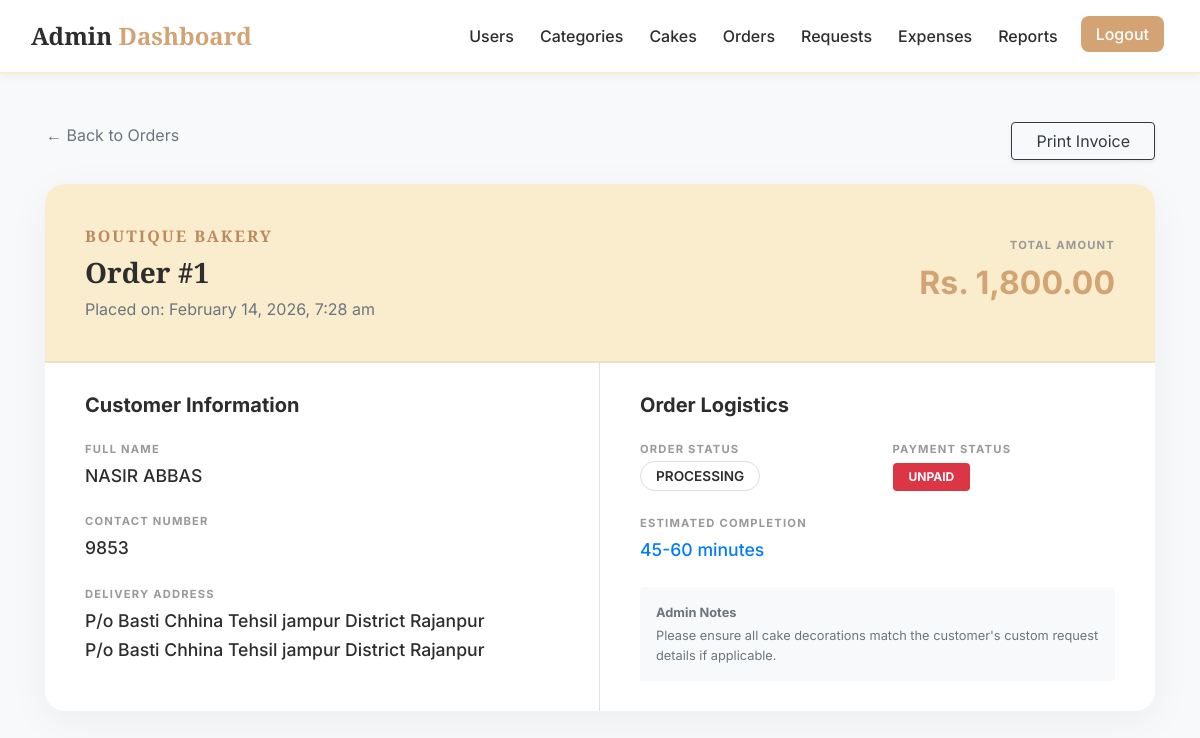
/admin/order_details.php?order_id=1 (signed in), run on the app's committed database.
### tables this page shows
CREATE TABLE `orders` (
  `order_id` int(11) NOT NULL,
  `user_id` int(11) NOT NULL,
  `total_amount` decimal(10,2) NOT NULL,
  `status` enum('processing','confirmed','dispatched','delivered','rejected') DEFAULT 'processing',
  `estimated_time` varchar(255) DEFAULT NULL,
  `payment_status` enum('unpaid','paid') DEFAULT 'unpaid',
  `name` varchar(255) NOT NULL,
  `address` text NOT NULL,
  `phone` varchar(20) NOT NULL,
  `created_at` timestamp NOT NULL DEFAULT current_timestamp()
);

### admin/order_details.php (the view, shortened to what this page needs)
<?php
include('config.php');
$order_id = intval($_GET['order_id']);
$stmt = $conn->prepare("SELECT * FROM Orders WHERE order_id = ?");
$stmt->bind_param("i", $order_id);
$stmt->execute();
$result = $stmt->get_result();
$order = $result->fetch_assoc();
?>
<!DOCTYPE html>
<html lang="en">
<head>
    <link rel="stylesheet" href="https://stackpath.bootstrapcdn.com/bootstrap/4.5.2/css/bootstrap.min.css">
</head>
<body>
<?php include('admin_navbar.php'); ?>
<div class="container mt-5 mb-5">
    <div class="row no-print mb-4">
        <div class="col-6">
            <a href="admin_orders.php" class="btn btn-link text-muted p-0">← Back to Orders</a>
        </div>
        <div class="col-6 text-right">
            <button onclick="window.print();" class="btn btn-outline-dark shadow-sm px-4">Print Invoice</button>
        </div>
    </div>
    <div class="invoice-card">
        <div class="invoice-header">
            <div class="row align-items-center">
                <div class="col-md-6">
                    <span class="invoice-brand text-uppercase" style="letter-spacing: 2px; color: #bc8a5f;">Boutique Bakery</span>
                    <h3 class="mt-2">Order #<?= $order['order_id'] ?></h3>
                    <p class="text-muted mb-0">Placed on: <?= date('F j, Y, g:i a', strtotime($order['created_at'])) ?></p>
                </div>
                <div class="col-md-6 text-md-right mt-3 mt-md-0">
                    <span class="label-style">Total Amount</span>
                    <div class="amount-highlight">Rs. <?= number_format($order['total_amount'], 2) ?></div>
                </div>
            </div>
        </div>
        <div class="row no-gutters">
            <div class="col-md-6 border-right">
                <div class="detail-section">
                    <h5 class="mb-4 font-weight-bold">Customer Information</h5>
                    <div class="mb-4">
                        <span class="label-style">Full Name</span>
                        <div class="info-data"><?= htmlspecialchars($order['name']) ?></div>
                    </div>
                    <div class="mb-4">
                        <span class="label-style">Contact Number</span>
                        <div class="info-data"><?= htmlspecialchars($order['phone']) ?></div>
                    </div>
                    <div class="mb-0">
                        <span class="label-style">Delivery Address</span>
                        <div class="info-data" style="line-height: 1.6;">
                            <?= nl2br(htmlspecialchars($order['address'])) ?>
                        </div>
                    </div>
                </div>
            </div>
            <div class="col-md-6">
                <div class="detail-section">
                    <h5 class="mb-4 font-weight-bold">Order Logistics</h5>
                    <div class="row mb-4">
                        <div class="col-6">
                            <span class="label-style">Order Status</span>
                            <span class="status-pill text-uppercase"><?= $order['status'] ?></span>
                        </div>
                        <div class="col-6">
                            <span class="label-style">Payment Status</span>
                            <span class="badge badge-<?= $order['payment_status'] == 'paid' ? 'success' : 'danger' ?> px-3 py-2">
                                <?= strtoupper($order['payment_status']) ?>
                            </span>
                        </div>
                    </div>
                    <div class="mb-4">
                        <span class="label-style">Estimated Completion</span>
                        <div class="info-data text-primary">
                            <?= !empty($order['estimated_time']) ? htmlspecialchars($order['estimated_time']) : 'Not set' ?>
                        </div>
                    </div>
                    <div class="p-3 bg-light rounded">
                        <small class="text-muted d-block mb-1 font-weight-bold uppercase">Admin Notes</small>
                        <p class="small mb-0 italic text-muted">Please ensure all cake decorations match the customer's custom request details if applicable.</p>
                    </div>
                </div>
            </div>
        </div>
    </div>
</div>
</body>
</html>

### admin/order_details.php (style rules this page uses)
:root { --primary-color: #d4a373; --accent-color: #faedcd; --text-dark: #2d2d2d; }
body { font-family: 'Inter', sans-serif; background-color: #f8f9fa; color: var(--text-dark); }
h3, .invoice-brand { font-family: 'Playfair Display', serif; font-weight: 700; }
.invoice-card { background: #fff; border: none; border-radius: 20px; box-shadow: 0 10px 40px rgba(0,0,0,0.05); overflow: hidden; }
.invoice-header { background: var(--accent-color); padding: 40px; border-bottom: 2px solid rgba(0,0,0,0.05); }
.detail-section { padding: 30px 40px; }
.label-style { font-size: 0.7rem; text-transform: uppercase; letter-spacing: 1.2px; font-weight: 700; color: #999; display: block; margin-bottom: 5px; }
.info-data { font-size: 1.1rem; font-weight: 500; color: var(--text-dark); }
.status-pill { padding: 6px 15px; border-radius: 50px; font-size: 0.85rem; font-weight: 600; background: #fff; border: 1px solid #ddd; }
.amount-highlight { font-size: 2rem; font-weight: 700; color: var(--primary-color); }

### admin/admin_navbar.php (style rules this page uses)
:root { --primary-color: #d4a373; --accent-color: #faedcd; --text-dark: #2d2d2d; --bg-light: #fefae0; --transition: all 0.3s ease; }

### data on the page
orders: order_id "1", created_at "February 14, 2026, 7:28 am", total_amount "1,800.00", name "NASIR ABBAS", phone "9853", address "P/o Basti Chhina Tehsil jampur District Rajanpur P/o Basti Chhina Tehsil jampur District Rajanpur", status "PROCESSING", payment_status "UNPAID", estimated_time "45-60 minutes"
